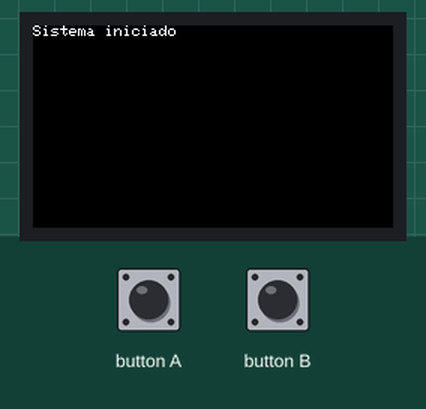
This sketch was run on a simulated ESP32. Parts: 240×135 colour display. WiFi joins after 1.5 s; servers stay silent unless stated; no MQTT or app messages arrive unless stated; what the sketch prints to the serial monitor is not drawn.

Above: at 2.3 s.
At 3.9 s:
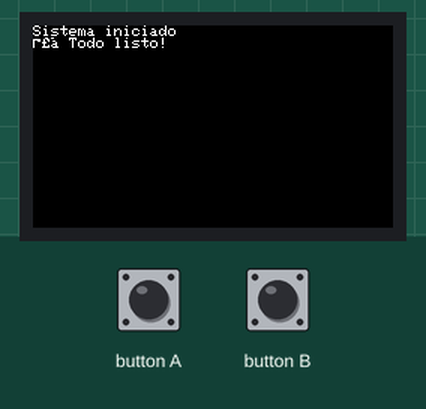

The sketch:

firmware-m5stickCplus2.ino
```cpp
#include <M5StickCPlus2.h>
#include <WiFi.h>
#include <PubSubClient.h>

// Configuración WiFi y MQTT
const char* ssid = "TU_WIFI";
const char* password = "TU_PASSWORD";
const char* mqtt_server = "TU_BROKER_MQTT";
const int mqtt_port = 1883; // Puerto MQTT
const char* mqtt_topic = "rfid/tags"; // Tema MQTT

WiFiClient espClient;
PubSubClient client(espClient);

// Configuración RFID
HardwareSerial UHFSerial(1);
const int UHF_TX_PIN = 32;
const int UHF_RX_PIN = 33;
const unsigned long UHF_BAUD = 115200;

const uint8_t CMD_SINGLE_POLLING[] = {0xBB,0x00,0x22,0x00,0x00,0x22,0x7E};

// Enviar comando genérico
void sendCommand(const uint8_t* cmd, size_t len) {
  UHFSerial.write(cmd, len);
  UHFSerial.flush();
}

// Leer respuesta UART
size_t readResponse(uint8_t* out, size_t maxLen, unsigned long timeout = 500) {
  unsigned long start = millis();
  size_t idx = 0;
  while (millis() - start < timeout) {
    while (UHFSerial.available() && idx < maxLen) {
      out[idx++] = (uint8_t)UHFSerial.read();
    }
  }
  return idx;
}

// Extraer EPC del buffer
bool extractEPC(const uint8_t* buf, size_t len, uint8_t* epcOut, size_t epcLen) {
  for (size_t i = 0; i + 10 < len; i++) {
    if (buf[i] == 0xBB && buf[i+1] == 0x02 && buf[i+2] == 0x22) {
      uint16_t dataLen = ((uint16_t)buf[i+3] << 8) | buf[i+4];
      size_t frameLen = dataLen + 7;
      if (i + frameLen <= len && buf[i + frameLen - 1] == 0x7E) {
        // EPC en los últimos 12 bytes del payload
        size_t epcStart = i + frameLen - 1 - 12 - 2;
        if (epcStart + epcLen <= len) {
          memcpy(epcOut, buf + epcStart, epcLen);
          return true;
        }
      }
    }
  }
  return false;
}

void printHexBuf(const uint8_t* buf, size_t len) {
  for (size_t i = 0; i < len; i++) {
    if (buf[i] < 0x10) Serial.print('0');
    Serial.print(buf[i], HEX);
    Serial.print(' ');
  }
}

void setupWiFi() {
  Serial.println("Conectando WiFi...");
  WiFi.begin(ssid, password);

  while (WiFi.status() != WL_CONNECTED) {
    delay(500);
    Serial.print(".");
  }
  Serial.println("\n✅ WiFi Conectado!");
}

void setupMQTT() {
  client.setServer(mqtt_server, mqtt_port);
  while (!client.connected()) {
    if (client.connect("M5StickCPlus2_RFID")) {
      Serial.println("✅ MQTT Conectado!");
    } else {
      delay(5000);
    }
  }
}

void sendToMQTT(const String& epc) {
  String payload = "{\"epc\":\"" + epc + "\",\"timestamp\":\"" + String(millis()) + "\"}";
  client.publish(mqtt_topic, payload.c_str());
  Serial.println("📤 MQTT: " + payload);
}

void setup() {
  // Inicialización MÍNIMA del M5Stick
  M5.begin();
  Serial.begin(115200);
  delay(2000);

  Serial.println("=== INICIANDO SISTEMA ===");

  // Inicializar RFID PRIMERO
  UHFSerial.begin(UHF_BAUD, SERIAL_8N1, UHF_RX_PIN, UHF_TX_PIN);
  delay(100);

  // Configurar pantalla básica
  M5.Lcd.setRotation(1);
  M5.Lcd.fillScreen(BLACK);
  M5.Lcd.setTextColor(WHITE);
  M5.Lcd.setTextSize(1);
  M5.Lcd.setCursor(0, 0);
  M5.Lcd.println("Sistema iniciado");

  // Conectar redes
  setupWiFi();
  setupMQTT();

  M5.Lcd.println("✅ Todo listo!");
  Serial.println("✅ Setup completado");
}

void loop() {
  M5.update();
  client.loop();

  // Lectura RFID
  sendCommand(CMD_SINGLE_POLLING, sizeof(CMD_SINGLE_POLLING));
  delay(100);
  uint8_t buf1[256];
  size_t len1 = readResponse(buf1, sizeof(buf1));

  if (len1 > 0) {
    uint8_t epc[12];
    if (extractEPC(buf1, len1, epc, sizeof(epc))) {
      // Convertir EPC a string
      String epcStr;
      for (size_t i = 0; i < sizeof(epc); i++) {
        if (epc[i] < 0x10) epcStr += '0';
        epcStr += String(epc[i], HEX);
      }

      Serial.print("EPC: ");
      Serial.println(epcStr);

      // Actualizar pantalla
      M5.Lcd.fillRect(0, 20, 160, 40, BLACK);
      M5.Lcd.setCursor(0, 20);
      M5.Lcd.println("Tag detectado:");
      M5.Lcd.println(epcStr.substring(0, 16));

      // Enviar a MQTT
      sendToMQTT(epcStr);
    }
  }

  delay(1000);
}
```

Measured:
- what the display in image 0 shows lasts 1.5 s, from 2.3 s to 3.8 s
